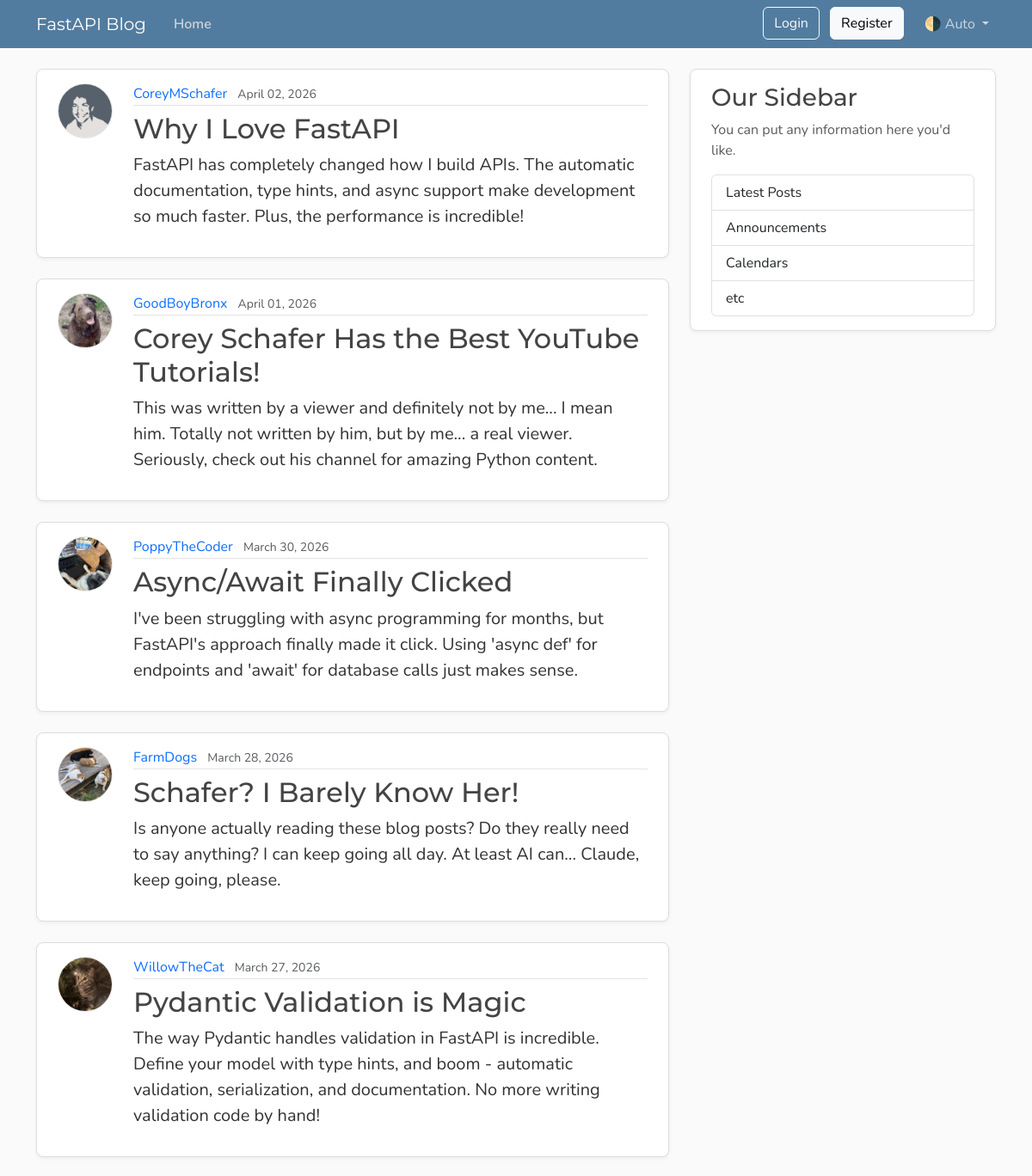
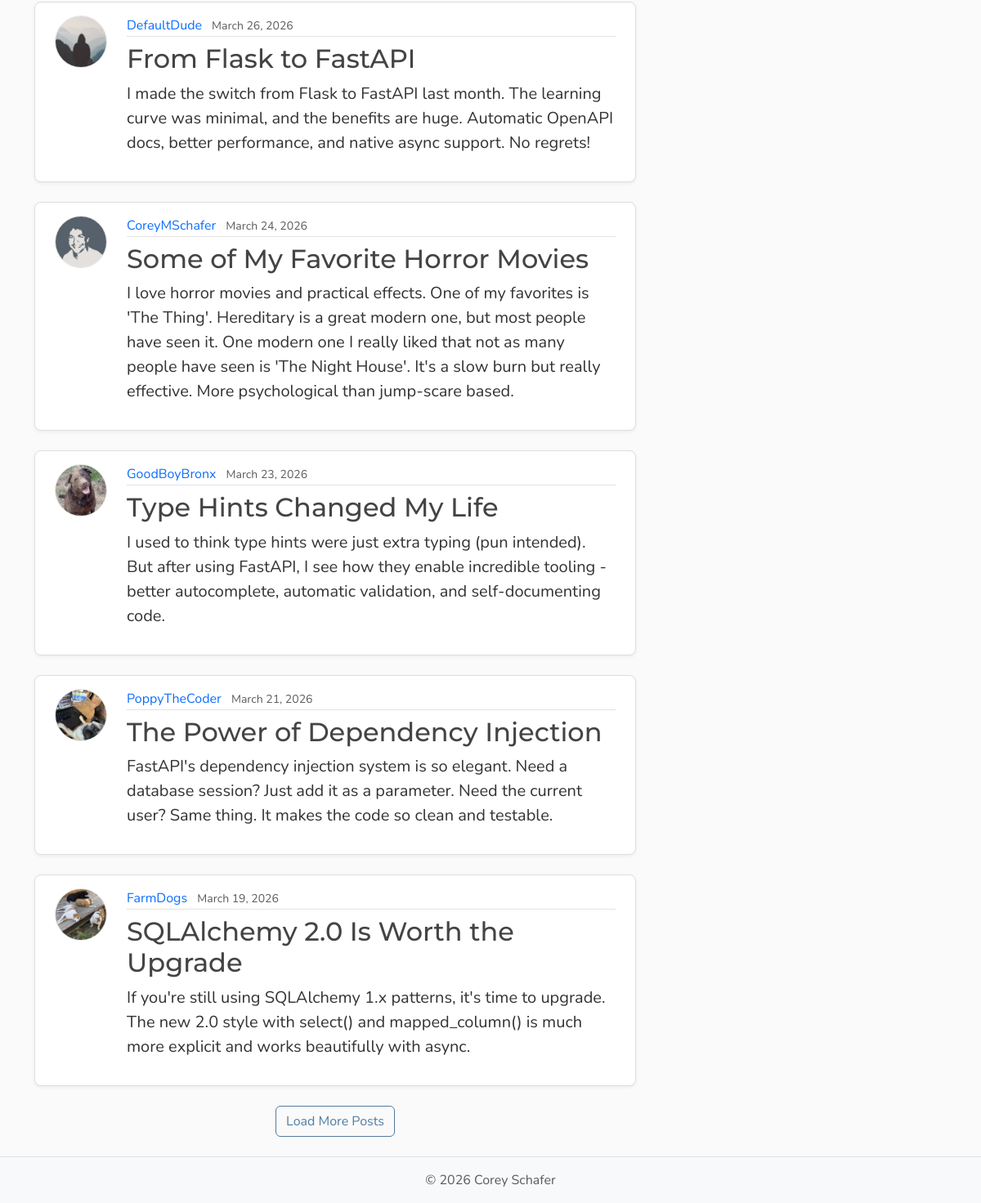
The page /posts on the database its author committed (2 pictures, top to bottom).
### models.py (models this page shows, shortened)
class Post(Base):
    __tablename__ = "posts"
    id: Mapped[int] = mapped_column(Integer, primary_key=True, index=True)
    title: Mapped[str] = mapped_column(String(100), nullable=False)
    content: Mapped[str] = mapped_column(Text, nullable=False)
    user_id: Mapped[int] = mapped_column(
        ForeignKey("users.id"),
        nullable=False,
        index=True,
    )
    date_posted: Mapped[datetime] = mapped_column(
        DateTime(timezone=True),
        default=lambda: datetime.now(UTC),
    )
    author: Mapped[User] = relationship(back_populates="posts")

class User(Base):
    __tablename__ = "users"
    id: Mapped[int] = mapped_column(Integer, primary_key=True, index=True)
    username: Mapped[str] = mapped_column(String(50), unique=True, nullable=False)
    email: Mapped[str] = mapped_column(String(120), unique=True, nullable=False)
    password_hash: Mapped[str] = mapped_column(String(200), nullable=False)
    image_file: Mapped[str | None] = mapped_column(
        String(200),
        nullable=True,
        default=None,
    )
    posts: Mapped[list[Post]] = relationship(
        back_populates="author",
        cascade="all, delete-orphan",
    )
    reset_tokens: Mapped[list[PasswordResetToken]] = relationship(
        back_populates="user",
        cascade="all, delete-orphan",
    )

### main.py (the view)
@app.get("/", include_in_schema=False, name="home")
@app.get("/posts", include_in_schema=False, name="posts")
async def home(request: Request, db: Annotated[AsyncSession, Depends(get_db)]):
    count_result = await db.execute(select(func.count()).select_from(models.Post))
    total = count_result.scalar() or 0
    result = await db.execute(
        select(models.Post)
        .options(selectinload(models.Post.author))
        .order_by(models.Post.date_posted.desc())
        .limit(settings.posts_per_page),
    )
    posts = result.scalars().all()
    has_more = len(posts) < total
    return templates.TemplateResponse(
        request,
        "home.html",
        {
            "posts": posts,
            "title": "Home",
            "limit": settings.posts_per_page,
            "has_more": has_more,
        },
    )

### templates/Home.html (shortened to what this page needs)
{% extends "layout.html" %}
{% block content %}
    <div id="postsContainer">
        {% for post in posts %}
            <article class="content-section py-3 px-4 mb-4">
                <div class="d-flex align-items-start gap-4">
                    <img class="rounded-circle article-img flex-shrink-0"
                         src="{{ post.author.image_path }}"
                         alt="{{ post.author.username }}'s profile picture"
                         width="64"
                         height="64"
                         loading="lazy">
                    <div class="flex-grow-1">
                        <div class="article-metadata mb-2">
                            <a class="me-2"
                               href="{{ url_for("user_posts", user_id=post.author.id) }}">{{ post.author.username }}</a>
                            <small class="text-body-secondary">{{ post.date_posted.strftime("%B %d, %Y") }}</small>
                        </div>
                        <h2>
                            <a class="article-title"
                               href="{{ url_for("post_page", post_id=post.id) }}">{{ post.title }}</a>
                        </h2>
                        <p class="article-content">{{ post.content }}</p>
                    </div>
                </div>
            </article>
        {% endfor %}
    </div>
    {% if has_more %}
        <div class="text-center mb-4">
            <button type="button" class="btn btn-outline-primary" id="loadMoreBtn">Load More Posts</button>
        </div>
    {% endif %}
{% endblock content %}

### templates/layout.html (shortened to what this page needs)
<!DOCTYPE html>
<html lang="en">
    <head>
        <link href="https://cdn.jsdelivr.net/npm/bootstrap@5.3.8/dist/css/bootstrap.min.css"
              rel="stylesheet"
>
        <link rel="stylesheet"
              type="text/css"
              href="{{ url_for("static", path='css/main.css') }}">
    </head>
    <body class="d-flex flex-column min-vh-100">
        <header class="site-header">
            <nav class="navbar navbar-expand-md bg-steel fixed-top"
                 data-bs-theme="dark">
                <div class="container">
                    <a class="navbar-brand me-4" href="{{ url_for("home") }}">FastAPI Blog</a>
                    <div class="collapse navbar-collapse" id="navbarToggle">
                        <div class="navbar-nav me-auto">
                            <a class="nav-link active"
                               aria-current="page"
                               href="{{ url_for("home") }}">Home</a>
                        </div>
                        <div class="navbar-nav">
                            <div id="loggedOutNav">
                                <a class="btn btn-outline-light mb-2 mb-md-0 me-md-2"
                                   href="{{ url_for("login_page") }}">Login</a>
                                <a class="btn btn-light mb-2 mb-md-0 me-md-3"
                                   href="{{ url_for("register_page") }}">Register</a>
                            </div>
                            <div class="nav-item dropdown">
                                <a class="nav-link dropdown-toggle"
                                   href="#"
                                   role="button"
                                   id="bd-theme"
                                   data-bs-toggle="dropdown"
                                   aria-expanded="false">
                                    <span id="bd-theme-text">🌗 Auto</span>
                                </a>
                            </div>
                        </div>
                    </div>
                </div>
            </nav>
        </header>
        <main role="main" class="container">
            <div class="row">
                <div class="col-md-8">
                    {% block content %}
                    {% endblock content %}
                </div>
                <aside class="col-md-4">
                    <div class="content-section py-3 px-4 mb-4">
                        <h3>Our Sidebar</h3>
                        <p class="text-body-secondary">You can put any information here you'd like.</p>
                        <ul class="list-group">
                            <li class="list-group-item">Latest Posts</li>
                            <li class="list-group-item">Announcements</li>
                            <li class="list-group-item">Calendars</li>
                            <li class="list-group-item">etc</li>
                        </ul>
                    </div>
                </aside>
            </div>
        </main>
        <footer class="mt-auto py-3 bg-body-tertiary border-top">
            <div class="container text-center">
                <p class="text-body-secondary mb-0">
                    © <span id="year"></span> Corey Schafer
                </p>
            </div>
        </footer>
    </body>
</html>

### static/css/main.css (style rules this page uses)
:root { --font-heading: "Montserrat", system-ui, -apple-system, BlinkMacSystemFont, sans-serif; --font-body: "Nunito", system-ui, -apple-system, BlinkMacSystemFont, sans-serif; --color-bg-body: #fafafa; --color-bg-content: #ffffff; --color-text-primary: #333333; --color-text-heading: #444444; --color-steel: #527c9f; --color-nav-link: #cbd5db; --color-nav-link-hover: #ffffff; --color-link-hover: #428bca; --color-border: #dddddd; --color-border-light: #e3e3e3; --spacing-xl: 5rem; --article-img-size: 4rem; --account-img-size: 7.813rem; }
body { font-family: var(--font-body); background: var(--color-bg-body); color: var(--color-text-primary); }
main { padding-top: var(--spacing-xl); }
h1, h2, h3, h4, h5, h6 { font-family: var(--font-heading); color: var(--color-text-heading); }
.navbar-brand { font-family: var(--font-heading); }
a { text-decoration: none; }
.bg-steel { background-color: var(--color-steel); }
.site-header .navbar-nav .nav-link { color: var(--color-nav-link); transition: color 0.2s ease-in-out; }
.site-header .navbar-nav .nav-link.active { font-weight: 600; }
.content-section { background: var(--color-bg-content); border: 1px solid var(--color-border); border-radius: 0.5rem; box-shadow: 0 2px 4px rgba(15, 23, 42, 0.05); transition: box-shadow 0.15s ease, transform 0.15s ease, border-color 0.15s ease; }
.article-title { color: var(--color-text-heading); transition: color 0.2s ease-in-out; }
.article-content { white-space: pre-line; font-size: 1.25rem; }
.article-img { height: var(--article-img-size); width: var(--article-img-size); flex-shrink: 0; object-fit: cover; border: 1px solid var(--color-border-light); box-shadow: 0 0 0 2px var(--color-bg-content); }
.article-metadata { padding-bottom: 0.063rem; border-bottom: 1px solid var(--color-border-light); }
.article-metadata a { transition: color 0.2s ease-in-out; }
.btn-outline-primary { --bs-btn-color: #527c9f; --bs-btn-border-color: #527c9f; --bs-btn-hover-color: #fff; --bs-btn-hover-bg: #466a87; --bs-btn-hover-border-color: #3f6179; --bs-btn-active-color: #fff; --bs-btn-active-bg: #3f6179; --bs-btn-active-border-color: #3a5b72; }
[data-bs-theme="dark"] { --color-bg-body: #1a1a1a; --color-bg-content: #2d2d2d; --color-text-primary: #e0e0e0; --color-text-heading: #f0f0f0; --color-border: #404040; --color-border-light: #4a4a4a; }

### rows shown on the page
Post: author.image_path (picture), author.username "CoreyMSchafer", date_posted "April 02, 2026", title "Why I Love FastAPI", content "FastAPI has completely changed how I build APIs. The automatic documentation, type hints, and async support make development so much faster. Plus, the performance is incredible!"
Post: author.image_path (picture), author.username "GoodBoyBronx", date_posted "April 01, 2026", title "Corey Schafer Has the Best YouTube Tutorials!", content "This was written by a viewer and definitely not by me... I mean him. Totally not written by him, but by me... a real viewer. Seriously, check out his channel for amazing Python content."
Post: author.image_path (picture), author.username "PoppyTheCoder", date_posted "March 30, 2026", title "Async/Await Finally Clicked", content "I've been struggling with async programming for months, but FastAPI's approach finally made it click. Using 'async def' for endpoints and 'await' for database calls just makes sense."
Post: author.image_path (picture), author.username "FarmDogs", date_posted "March 28, 2026", title "Schafer? I Barely Know Her!", content "Is anyone actually reading these blog posts? Do they really need to say anything? I can keep going all day. At least AI can... Claude, keep going, please."
Post: author.image_path (picture), author.username "WillowTheCat", date_posted "March 27, 2026", title "Pydantic Validation is Magic", content "The way Pydantic handles validation in FastAPI is incredible. Define your model with type hints, and boom - automatic validation, serialization, and documentation. No more writing validation code by hand!"
Post: shows a picture, author.username "DefaultDude", date_posted "March 26, 2026", title "From Flask to FastAPI", content "I made the switch from Flask to FastAPI last month. The learning curve was minimal, and the benefits are huge. Automatic OpenAPI docs, better performance, and native async support. No regrets!"
Post: author.image_path (picture), author.username "CoreyMSchafer", date_posted "March 24, 2026", title "Some of My Favorite Horror Movies", content "I love horror movies and practical effects. One of my favorites is 'The Thing'. Hereditary is a great modern one, but most people have seen it. One modern one I really liked that not as many people have seen is 'The Night House'. It's a slow burn but really effective. More psychological than jump-scare based."
Post: author.image_path (picture), author.username "GoodBoyBronx", date_posted "March 23, 2026", title "Type Hints Changed My Life", content "I used to think type hints were just extra typing (pun intended). But after using FastAPI, I see how they enable incredible tooling - better autocomplete, automatic validation, and self-documenting code."
Post: author.image_path (picture), author.username "PoppyTheCoder", date_posted "March 21, 2026", title "The Power of Dependency Injection", content "FastAPI's dependency injection system is so elegant. Need a database session? Just add it as a parameter. Need the current user? Same thing. It makes the code so clean and testable."
Post: author.image_path (picture), author.username "FarmDogs", date_posted "March 19, 2026", title "SQLAlchemy 2.0 Is Worth the Upgrade", content "If you're still using SQLAlchemy 1.x patterns, it's time to upgrade. The new 2.0 style with select() and mapped_column() is much more explicit and works beautifully with async."
